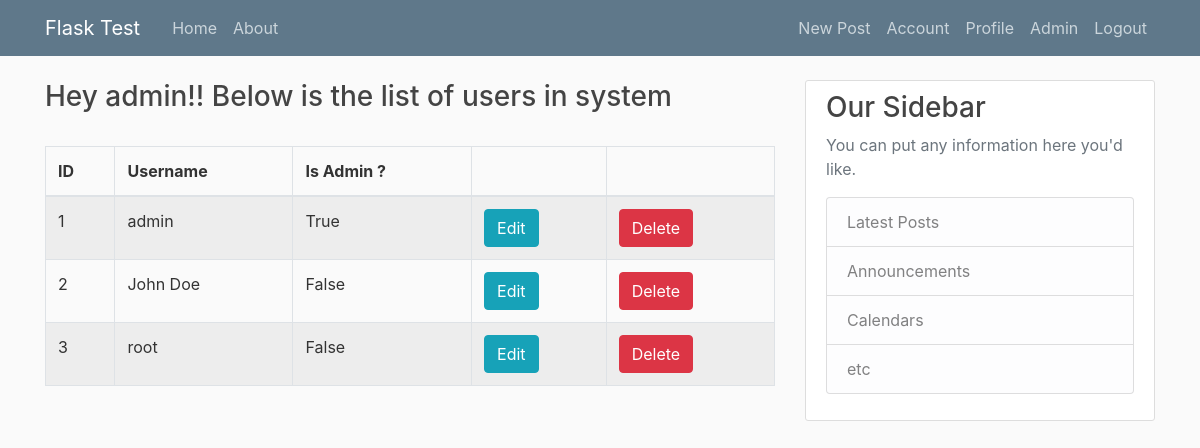
Before: /admin/users-list (signed in) with the older database file.
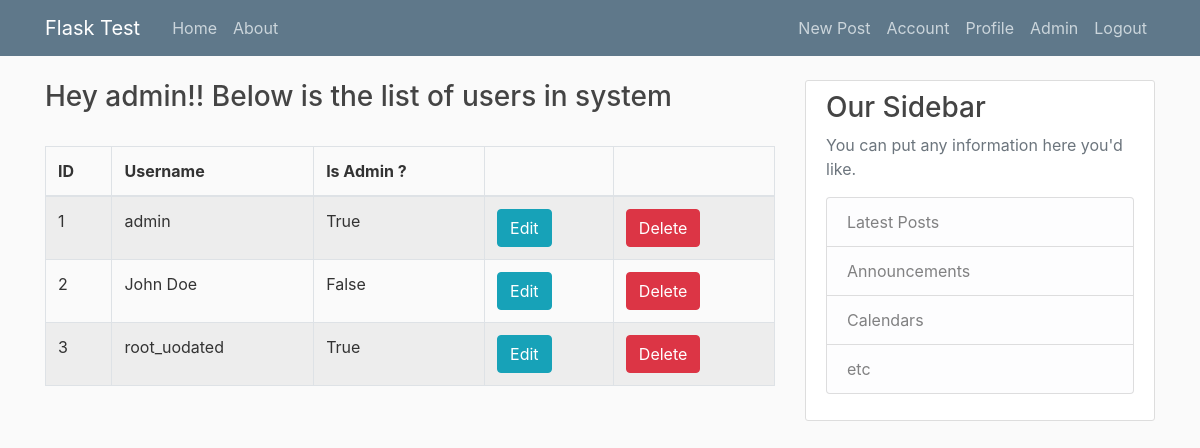
After: the same page with the newer database file.
### flaskblog/models.py (models this page shows, shortened)
class User(db.Model, UserMixin):
    id = db.Column(db.Integer, primary_key=True)
    username = db.Column(db.String(20), unique=True, nullable=False)
    email = db.Column(db.String(120), unique=True, nullable=False)
    image_file = db.Column(db.String(20), nullable=False,
                           default='default.jpg')
    password = db.Column(db.String(60), nullable=False)
    posts = db.relationship('Post', backref='author', lazy=True)
    about_me = db.Column(db.String(140))
    last_seen = db.Column(db.DateTime, default=datetime.utcnow)
    admin = db.Column(db.Boolean())
    notes = db.Column(db.UnicodeText)
    followed = db.relationship(
        'User', secondary=followers,
        primaryjoin=(followers.c.follower_id == id),
        secondaryjoin=(followers.c.followed_id == id),
        backref=db.backref('followers', lazy='dynamic'), lazy='dynamic')
    def is_admin(self):
        return self.admin

### flaskblog/routes.py (the view)
@app.route('/admin/users-list')
@login_required
@admin_login_required
def users_list_admin():
    users = User.query.all()
    return render_template('users-list-admin.html', users=users)

### flaskblog/models.py (called while the page is built)
@login_manager.user_loader
def load_user(user_id):
    return User.query.get(int(user_id))

### flaskblog/routes.py (called while the page is built)
@app.before_request
def before_request():
    if current_user.is_authenticated:
        current_user.last_seen = datetime.utcnow()
        db.session.commit()

def admin_login_required(func):
    @wraps(func)
    def decorated_view(*args, **kwargs):
        if not current_user.is_admin():
            return abort(403)
        return func(*args, **kwargs)
    return decorated_view

### flaskblog/templates/users-list-admin.html
{% extends 'admin-home.html' %}
{% block content %}
    <h3>Hey {{ current_user.username }}!! Below is the list of users in
        system</h3>
    <br/>
    <table class="table table-striped table-bordered">
        <thead>
        <tr>
            <th>ID</th>
            <th>Username</th>
            <th>Is Admin ?</th>
            <th></th>
            <th></th>
        </tr>
        </thead>
        <tbody>
        {% for user in users %}
            <tr>
                <td>{{ user.id }}</td>
                <td>{{ user.username }}</td>
                <td>{{ user.admin }}</td>
                <td>
                    <a href="{{ url_for('user_update_admin', id=user.id) }}"
                       class="btn btn-info btn-xs">Edit</a>
                </td>
                <td>
                    <a class="btn btn-danger btn-xs"
                       href={{ url_for('user_delete_admin', id=user.id) }}>Delete</a>
                </td>
            </tr>
        {% endfor %}
        </tbody>
    </table>
{% endblock %}

Changed rows visible on the page:
changed User id 3: username "root" → "root_uodated"; admin "False" → "True"
